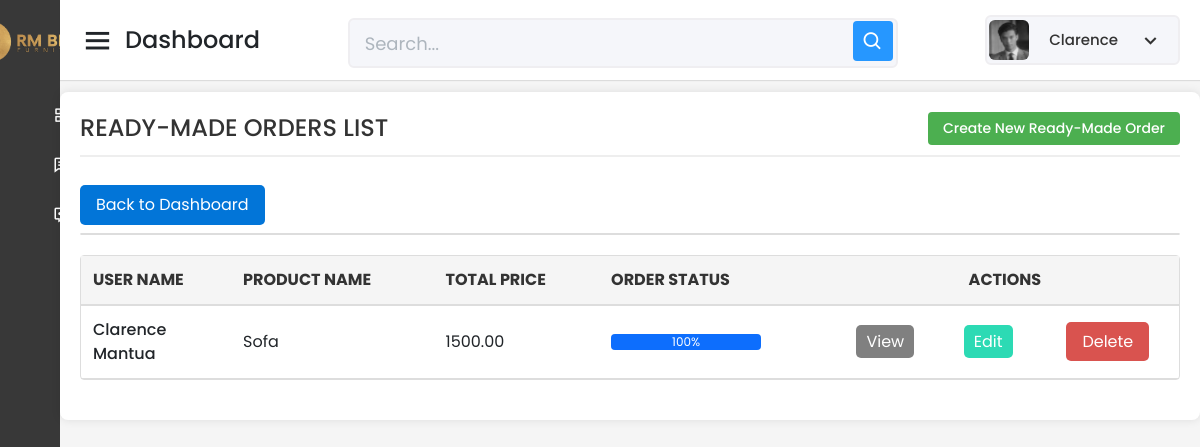
Before: /Capstone_Admin/readymade/read-all-readymade-form.php (signed in) with the older database file.
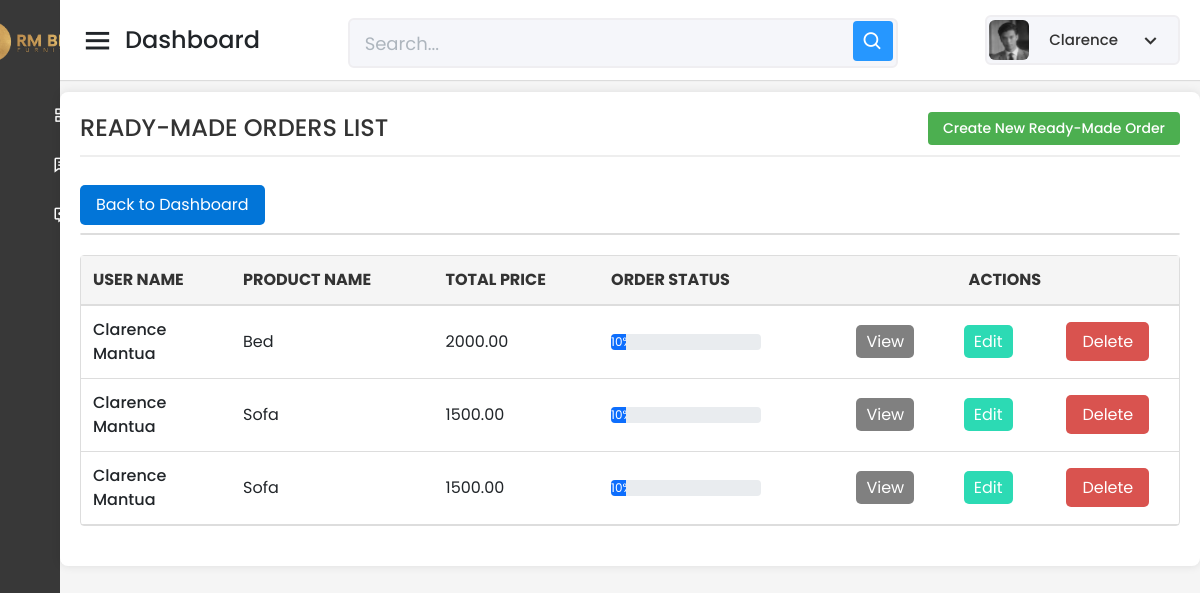
After: the same page with the newer database file.
### tables this page shows
CREATE TABLE `tbl_ready_made_orders` (
  `ReadyMadeOrder_ID` int(11) NOT NULL AUTO_INCREMENT,
  `Product_ID` int(11) NOT NULL,
  `User_ID` varchar(150) NOT NULL,
  `Quantity` int(11) NOT NULL,
  `Total_Price` decimal(10,2) NOT NULL,
  `Order_Status` int(3) NOT NULL DEFAULT 0,
  `Order_Date` timestamp NOT NULL DEFAULT current_timestamp(),
  `Product_Status` int(3) NOT NULL DEFAULT 0,
  `Progress_Pic_10` varchar(255) DEFAULT NULL,
  `Progress_Pic_20` varchar(255) DEFAULT NULL,
  `Progress_Pic_30` varchar(255) DEFAULT NULL,
  `Progress_Pic_40` varchar(255) DEFAULT NULL,
  `Progress_Pic_50` varchar(255) DEFAULT NULL,
  `Progress_Pic_60` varchar(255) DEFAULT NULL,
  `Progress_Pic_70` varchar(255) DEFAULT NULL,
  `Progress_Pic_80` varchar(255) DEFAULT NULL,
  `Progress_Pic_90` varchar(255) DEFAULT NULL,
  `Progress_Pic_100` varchar(255) DEFAULT NULL,
  `Stop_Reason` varchar(255) DEFAULT NULL,
  PRIMARY KEY (`ReadyMadeOrder_ID`),
  KEY `Product_ID` (`Product_ID`),
  KEY `User_ID` (`User_ID`),
  CONSTRAINT `tbl_ready_made_orders_ibfk_1` FOREIGN KEY (`Product_ID`) REFERENCES `tbl_prod_info` (`Product_ID`),
  CONSTRAINT `tbl_ready_made_orders_ibfk_2` FOREIGN KEY (`User_ID`) REFERENCES `tbl_user_info` (`User_ID`)
);

CREATE TABLE `tbl_prod_info` (
  `Product_ID` int(11) NOT NULL AUTO_INCREMENT,
  `Product_Name` varchar(255) NOT NULL,
  `Description` text DEFAULT NULL,
  `Category` varchar(100) DEFAULT NULL,
  `Sizes` varchar(100) DEFAULT NULL,
  `Color` varchar(50) DEFAULT NULL,
  `Stock` varchar(100) DEFAULT NULL,
  `Assembly_Required` varchar(255) DEFAULT NULL,
  `ImageURL` varchar(255) DEFAULT NULL,
  `Price` varchar(255) NOT NULL,
  `Sold` varchar(255) DEFAULT NULL,
  `DateAdded` timestamp NOT NULL DEFAULT current_timestamp(),
  `LastUpdate` timestamp NOT NULL DEFAULT current_timestamp() ON UPDATE current_timestamp(),
  `GLB_File_URL` varchar(255) DEFAULT NULL,
  `product_type` enum('readymade','custom') DEFAULT 'readymade',
  PRIMARY KEY (`Product_ID`)
);

### Capstone_Admin/readymade/read-all-readymade-form.php (the view, shortened to what this page needs)
<?php
include '../config/database.php';
$adminId = $_SESSION['admin_id'];
$stmt = $pdo->prepare("SELECT First_Name, PicPath FROM tbl_admin_info WHERE Admin_ID = :admin_id");
$stmt->bindParam(':admin_id', $adminId);
$stmt->execute();
$admin = $stmt->fetch(PDO::FETCH_ASSOC);
$adminName = htmlspecialchars($admin['First_Name']);
$profilePicPath = htmlspecialchars($admin['PicPath']);
$search = isset($_GET['search']) ? $_GET['search'] : '';
$query = "
    SELECT
        rmo.ReadyMadeOrder_ID,
        CONCAT(u.First_Name, ' ', u.Last_Name) AS User_Name,
        p.Product_Name,
        rmo.Quantity,
        rmo.Total_Price,
        rmo.Order_Status,
        rmo.Order_Date
    FROM tbl_ready_made_orders rmo
    JOIN tbl_user_info u ON rmo.User_ID = u.User_ID
    JOIN tbl_prod_info p ON rmo.Product_ID = p.Product_ID
    WHERE u.First_Name LIKE :search
    OR u.Last_Name LIKE :search
    OR p.Product_Name LIKE :search
    OR rmo.Order_Status LIKE :search
";
$stmt = $pdo->prepare($query);
$searchParam = '%' . $search . '%';
$stmt->bindParam(':search', $searchParam, PDO::PARAM_STR);
$stmt->execute();
$rows = $stmt->fetchAll(PDO::FETCH_ASSOC);
?>
<!DOCTYPE html>
<html lang="en" dir="ltr">
<head>
    <link href="../static/css/bootstrap.min.css" rel="stylesheet">
    <link href="../static/css-files/dashboard.css" rel="stylesheet">
    <link href="../static/css-files/button.css" rel="stylesheet">
    <link href="../static/css-files/admin_homev2.css" rel="stylesheet">
    <link href="https://unpkg.com/boxicons@2.0.7/css/boxicons.min.css" rel="stylesheet" />
</head>
<body>
    <div class="sidebar">
      <div class="logo-details">
        <span class="logo_name">
            <img src="../static/images/rm raw png.png" alt="RM BETIS FURNITURE"  class="logo_name">
        </span>
    </div>
        <ul class="nav-links">
            <li>
                <a href="../dashboard/dashboard.php" class="">
                    <span class="links_name">Dashboard</span>
                </a>
            </li>
            <li>
                <a href="../purchase-history/read-all-history-form.php" class="">
                    <span class="links_name">All Purchase History</span>
                </a>
            </li>
            <li>
    <a href="../reviews/read-all-reviews-form.php">
        <span class="links_name">All Reviews</span>
    </a>
</li>
        </ul>
    </div>
    <section class="home-section">
    <nav>
            <div class="sidebar-button">
                <i class="bx bx-menu sidebarBtn"></i>
                <span class="dashboard">Dashboard</span>
            </div>
            <div class="search-box">
                <input type="text" placeholder="Search..." />
                <i class="bx bx-search"></i>
            </div>
            <div class="profile-details" onclick="toggleDropdown()">
    <img src="<?php echo $profilePicPath; ?>" alt="Profile Picture" />
    <span class="admin_name"><?php echo $adminName; ?></span>
    <i class="bx bx-chevron-down dropdown-button"></i>
</div>
 </nav>
<br><br><br>
<div class="container_boxes">
    <h4>READY-MADE ORDERS LIST <a href="create-readymade-form.php">Create New Ready-Made Order</a></h4>
    <div class="button-container">
                    <a href="../dashboard/dashboard.php" class="buttonBack">Back to Dashboard</a>
                </div>
                <table>
    <table width="100%" border="1" cellspacing="5">
        <tr>
            <th>USER NAME</th>
            <th>PRODUCT NAME</th>
            <th>TOTAL PRICE</th>
            <th>ORDER STATUS</th>
            <th colspan="3" style="text-align: center;">ACTIONS</th>
        </tr>
        <?php
        foreach ($rows as $row) {
            $orderID = htmlspecialchars($row["ReadyMadeOrder_ID"]);
            $userName = htmlspecialchars($row["User_Name"]);
            $productName = htmlspecialchars($row["Product_Name"]);
            $totalPrice = number_format((float)$row["Total_Price"], 2, '.', '');
            $orderStatusValue = (int)$row["Order_Status"];
            $progressPercent = min(max($orderStatusValue, 0), 100);
            echo '
            <tr>
                <td>'.$userName.'</td>
                <td>'.$productName.'</td>
                <td>'.$totalPrice.'</td>
                <td>
                    <div class="progress" style="width: 150px;">
                        <div class="progress-bar bg-primary" role="progressbar" style="width: '.$progressPercent.'%;" aria-valuenow="'.$progressPercent.'" aria-valuemin="0" aria-valuemax="100">
                            '.$progressPercent.'%
                        </div>
                    </div>
                </td>
                <td style="text-align: center;"><a class="buttonView" href="read-one-readymade-form.php?id='.$orderID.'" target="_parent">View</a></td>
                <td style="text-align: center;"><a class="buttonEdit" href="update-readymade-form.php?id='.$orderID.'" target="_parent">Edit</a></td>
                <td style="text-align: center;"><a class="buttonDelete" href="delete-readymade-form.php?id='.$orderID.'" target="_parent">Delete</a></td>
            </tr>';
        }
        ?>
    </table>
</div>
</section>
</body>
</html>

### Capstone_Admin/static/css-files/dashboard.css (style rules this page uses)
.profile-details { position: relative; display: flex; align-items: center; cursor: pointer; }
.profile-details img { width: 40px; height: 40px; border-radius: 50%; margin-right: 10px; }
.dropdown-button { cursor: pointer; font-size: 18px; margin-left: 10px; }

### Capstone_Admin/static/css-files/button.css (style rules this page uses)
.buttonView, .buttonBack, .buttonUpdate, .buttonEdit, .buttonDelete { text-decoration: none; color: white; padding: 5px 10px; border-radius: 5px; transition: all 0.2s ease; }
.buttonView { background-color: grey; }
.buttonBack { background-color: #475569; }
.buttonEdit { background-color: #2cdab4; }
.buttonDelete { background-color: #ff3333; }
.container_boxes { padding: 20px; margin: 20px auto; max-width: 100vw; background-color: #ffffff; border-radius: 8px; box-shadow: 0 0 10px rgba(0,0,0,0.1); }
.container_boxes h4 { color: #333; margin-bottom: 20px; padding-bottom: 10px; border-bottom: 2px solid #eee; display: flex; justify-content: space-between; align-items: center; }
.container_boxes h4 a { text-decoration: none; background-color: #4CAF50; color: white; padding: 8px 15px; border-radius: 4px; font-size: 14px; }
.container_boxes table { width: 100%; border-collapse: separate; border-spacing: 0; border: 1px solid #ddd; border-radius: 4px; }
.container_boxes th { background-color: #f5f5f5; padding: 12px; text-align: left; border-bottom: 2px solid #ddd; color: #333; }
.container_boxes td { padding: 12px; border-bottom: 1px solid #ddd; }
input[type="text"], input[type="password"], input[type="email"], select { width: 100%; padding: 8px 12px; margin: 8px 0; display: inline-block; border: 1px solid #ccc; border-radius: 4px; box-sizing: border-box; font-size: 14px; transition: border-color 0.3s ease, box-shadow 0.3s ease; }
::placeholder { color: #adb5bd; opacity: 1; }
.button-container { margin-top: 20px; display: flex; gap: 10px; justify-content: flex-start; }
table { width: 100%; border-collapse: collapse; margin-bottom: 20px; }
table td { padding: 8px; vertical-align: middle; }
table td:first-child { width: 150px; font-weight: 500; }
h4 { text-align: center; margin-bottom: 30px; color: #333; }

Changed rows visible on the page:
removed tbl_ready_made_orders: userName "Clarence Mantua", Product_ID.Product_Name "Sofa", Total_Price "1500.00", Order_Status "100"
added tbl_ready_made_orders: userName "Clarence Mantua", Product_ID.Product_Name "Bed", Total_Price "2000.00", Order_Status "10"
added tbl_ready_made_orders: userName "Clarence Mantua", Product_ID.Product_Name "Sofa", Total_Price "1500.00", Order_Status "10"
added tbl_ready_made_orders: userName "Clarence Mantua", Product_ID.Product_Name "Sofa", Total_Price "1500.00", Order_Status "10"
